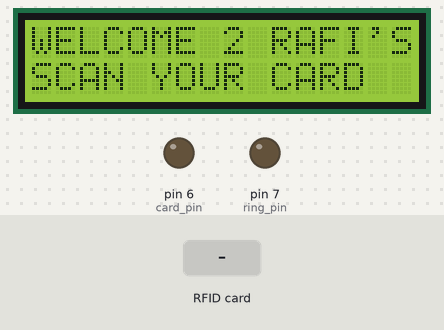
A sketch run on a simulated Arduino Uno, built with avr-gcc and run on an emulated ATmega328P. Shown: 16×2 character LCD, output pins drawn as LEDs (lit = HIGH). Inputs (shaded band) come from the test bench. Pins used as bus, display or sensor lines are not drawn; what the sketch prints to the serial monitor is not drawn.

Above: at 1.3 s.
1.4 s: RFID card 40 EF 81 7C held to the reader
At 2.5 s:
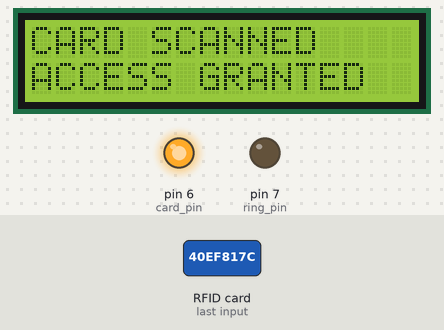
2.9 s: RFID card F0 58 C0 80 held to the reader
At 5.1 s:
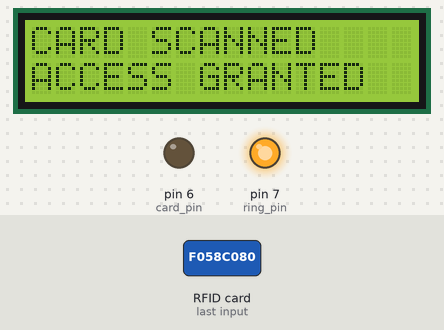
5.9 s: RFID card 5E 7A 19 C4 held to the reader
At 9.0 s:
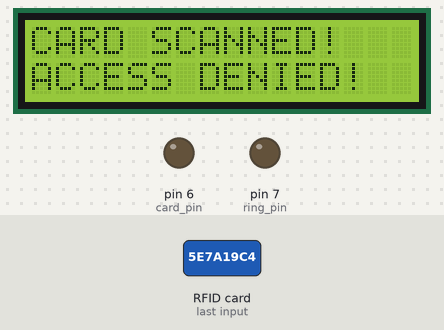
Timing chart, 0 to 10.5 s (numbered marks = the images above; inputs shaded):
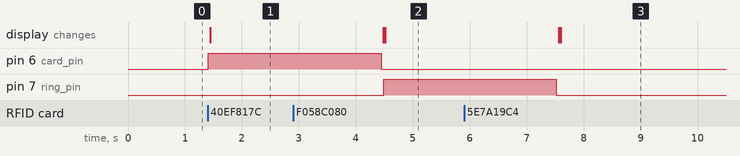

Measured:
- after the input at 1.4 s, pin 6 (card_pin): LOW → HIGH at once; the display: changes at once (image 1)
- after the input at 2.9 s, pin 7 (ring_pin): LOW → HIGH after 1.6 s
- after the input at 5.9 s, the display: first differs from a run without the input after 1.7 s (image 3)

The sketch:

DoorLock_RFID.ino
```cpp
#include <SPI.h>
#include <MFRC522.h>
#include<LiquidCrystal_I2C.h>

LiquidCrystal_I2C lcd (0x3F, 16, 2);

#define SS_PIN 10
#define RST_PIN 9
byte card_pin = 6;
byte ring_pin = 7;
byte relay = 11;

#define card "40 EF 81 7C"
#define tag "F0 58 C0 80"

MFRC522 mfrc522(SS_PIN, RST_PIN);   // Create MFRC522 instance.


void setup()
{
  Serial.begin(9600);   // Initiate a serial communication
  SPI.begin();      // Initiate  SPI bus
  mfrc522.PCD_Init();   // Initiate MFRC522
  Serial.println("Approximate your card to the reader...");
  Serial.println();

  lcd.init();
  lcd.backlight();
  lcd.setCursor(0, 0);
  lcd.print("WELCOME 2 RAFI'S DOOR LOCK");
  lcd.setCursor(0, 1);
  lcd.print("SCAN YOUR CARD  ");

  pinMode(card_pin, OUTPUT);
  pinMode(ring_pin, OUTPUT);
  pinMode(relay, OUTPUT);

}

void loop()
{
  // Look for new cards
  if ( ! mfrc522.PICC_IsNewCardPresent())
  {
    return;
  }
  // Select one of the cards
  if ( ! mfrc522.PICC_ReadCardSerial())
  {
    return;
  }
  //Show UID on serial monitor
  Serial.print("UID tag :");
  String content = "";
  byte letter;
  for (byte i = 0; i < mfrc522.uid.size; i++)
  {
    Serial.print(mfrc522.uid.uidByte[i] < 0x10 ? " 0" : " ");
    Serial.print(mfrc522.uid.uidByte[i], HEX);
    content.concat(String(mfrc522.uid.uidByte[i] < 0x10 ? " 0" : " "));
    content.concat(String(mfrc522.uid.uidByte[i], HEX));
  }
  Serial.println();
  Serial.print("Message : ");
  content.toUpperCase();
  if (content.substring(1) == card) //change here the UID of the card/cards that you want to give access
  {
    Serial.println("Authorized access to this card");
    Serial.println();
    digitalWrite(6, HIGH);
    digitalWrite(relay, HIGH);

    lcd.setCursor(0, 0);
    lcd.print("CARD SCANNED    ");
    lcd.setCursor(0, 1);
    lcd.print("ACCESS GRANTED  ");

    delay(3000);
    digitalWrite(6, LOW);
    digitalWrite(relay, LOW);
    lcd.print("WELCOME 2 RAFI'S DOOR LOCK");
    lcd.setCursor(0, 1);
    lcd.print("SCAN YOUR CARD  ");

  }
  else if (content.substring(1) == tag)
  {
    Serial.println("Authorized access to this tag");
    Serial.println();
    digitalWrite(7, HIGH);
    digitalWrite(relay, HIGH);

    lcd.setCursor(0, 0);
    lcd.print("CARD SCANNED    ");
    lcd.setCursor(0, 1);
    lcd.print("ACCESS GRANTED  ");

    delay(3000);
    digitalWrite(7, LOW);
    digitalWrite(relay, LOW);

    lcd.setCursor(0, 0);
    lcd.print("WELCOME 2 RAFI'S DOOR LOCK");
    lcd.setCursor(0, 1);
    lcd.print("SCAN YOUR CARD  ");

  }
  else
  {
    Serial.println(" Access denied");

    lcd.setCursor(0, 0);
    lcd.print("CARD SCANNED!   ");
    lcd.setCursor(0, 1);
    lcd.print("ACCESS DENIED!  ");
    delay(3000);

    lcd.setCursor(0, 0);
    lcd.print("WELCOME 2 RAFI'S DOOR LOCK");
    lcd.setCursor(0, 1);
    lcd.print("SCAN YOUR CARD  ");
  }
}
```
